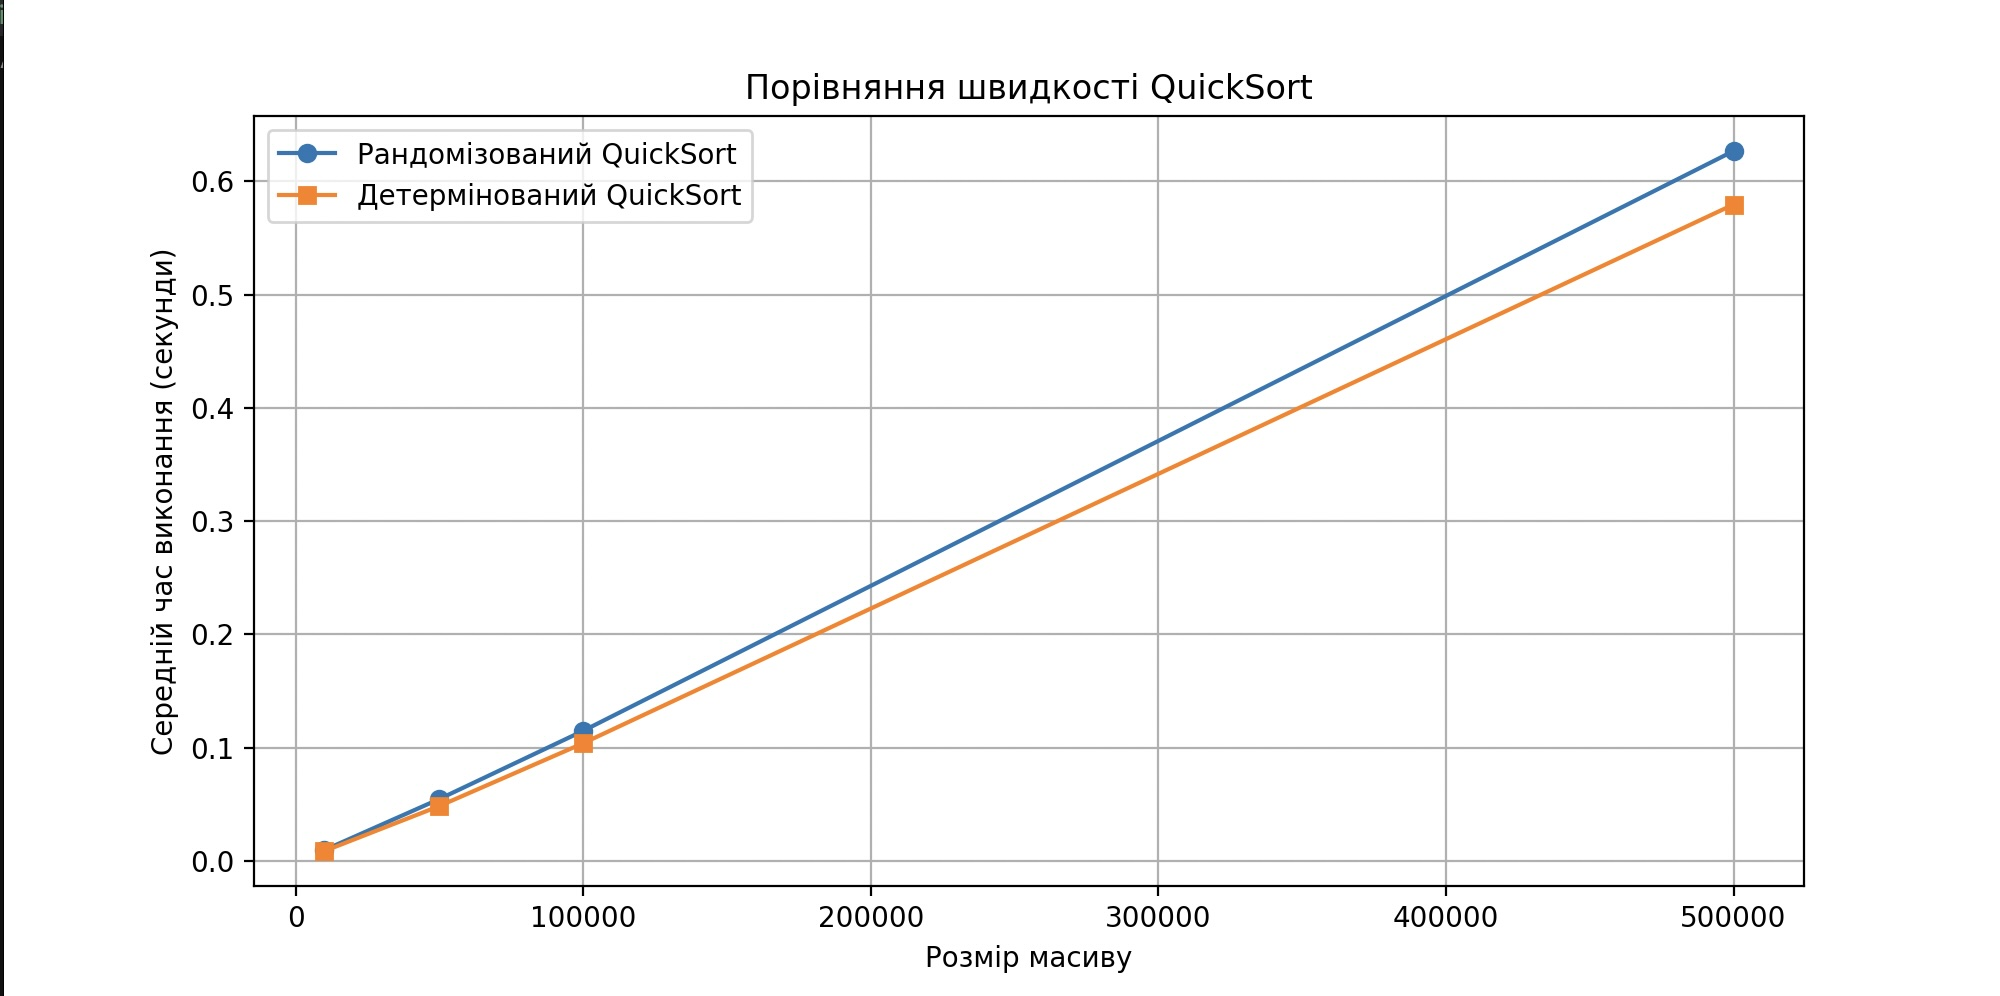

The script that drew this image:
import random
import time
import matplotlib.pyplot as plt

# Рандомізований QuickSort
def randomized_quick_sort(arr):
    if len(arr) <= 1:
        return arr
    pivot = random.choice(arr)
    left = [x for x in arr if x < pivot]
    middle = [x for x in arr if x == pivot]
    right = [x for x in arr if x > pivot]
    return randomized_quick_sort(left) + middle + randomized_quick_sort(right)

# Детермінований QuickSort (опорний елемент - середній)
def deterministic_quick_sort(arr):
    if len(arr) <= 1:
        return arr
    pivot = arr[len(arr) // 2]
    left = [x for x in arr if x < pivot]
    middle = [x for x in arr if x == pivot]
    right = [x for x in arr if x > pivot]
    return deterministic_quick_sort(left) + middle + deterministic_quick_sort(right)

# Генерація тестових масивів
sizes = [10_000, 50_000, 100_000, 500_000]
num_tests = 5
results = []

for size in sizes:
    test_array = [random.randint(0, 10**6) for _ in range(size)]
    
    # Вимірюємо час для рандомізованого QuickSort
    rand_times = []
    for _ in range(num_tests):
        arr_copy = test_array[:]
        start_time = time.time()
        randomized_quick_sort(arr_copy)
        rand_times.append(time.time() - start_time)
    avg_rand_time = sum(rand_times) / num_tests
    
    # Вимірюємо час для детермінованого QuickSort
    det_times = []
    for _ in range(num_tests):
        arr_copy = test_array[:]
        start_time = time.time()
        deterministic_quick_sort(arr_copy)
        det_times.append(time.time() - start_time)
    avg_det_time = sum(det_times) / num_tests
    
    results.append((size, avg_rand_time, avg_det_time))
    print(f"Розмір масиву: {size}")
    print(f"   Рандомізований QuickSort: {avg_rand_time:.4f} секунд")
    print(f"   Детермінований QuickSort: {avg_det_time:.4f} секунд\n")

# Візуалізація результатів
sizes, rand_times, det_times = zip(*results)
plt.figure(figsize=(10, 5))
plt.plot(sizes, rand_times, label='Рандомізований QuickSort', marker='o')
plt.plot(sizes, det_times, label='Детермінований QuickSort', marker='s')
plt.xlabel("Розмір масиву")
plt.ylabel("Середній час виконання (секунди)")
plt.title("Порівняння швидкості QuickSort")
plt.legend()
plt.grid()
plt.show()
